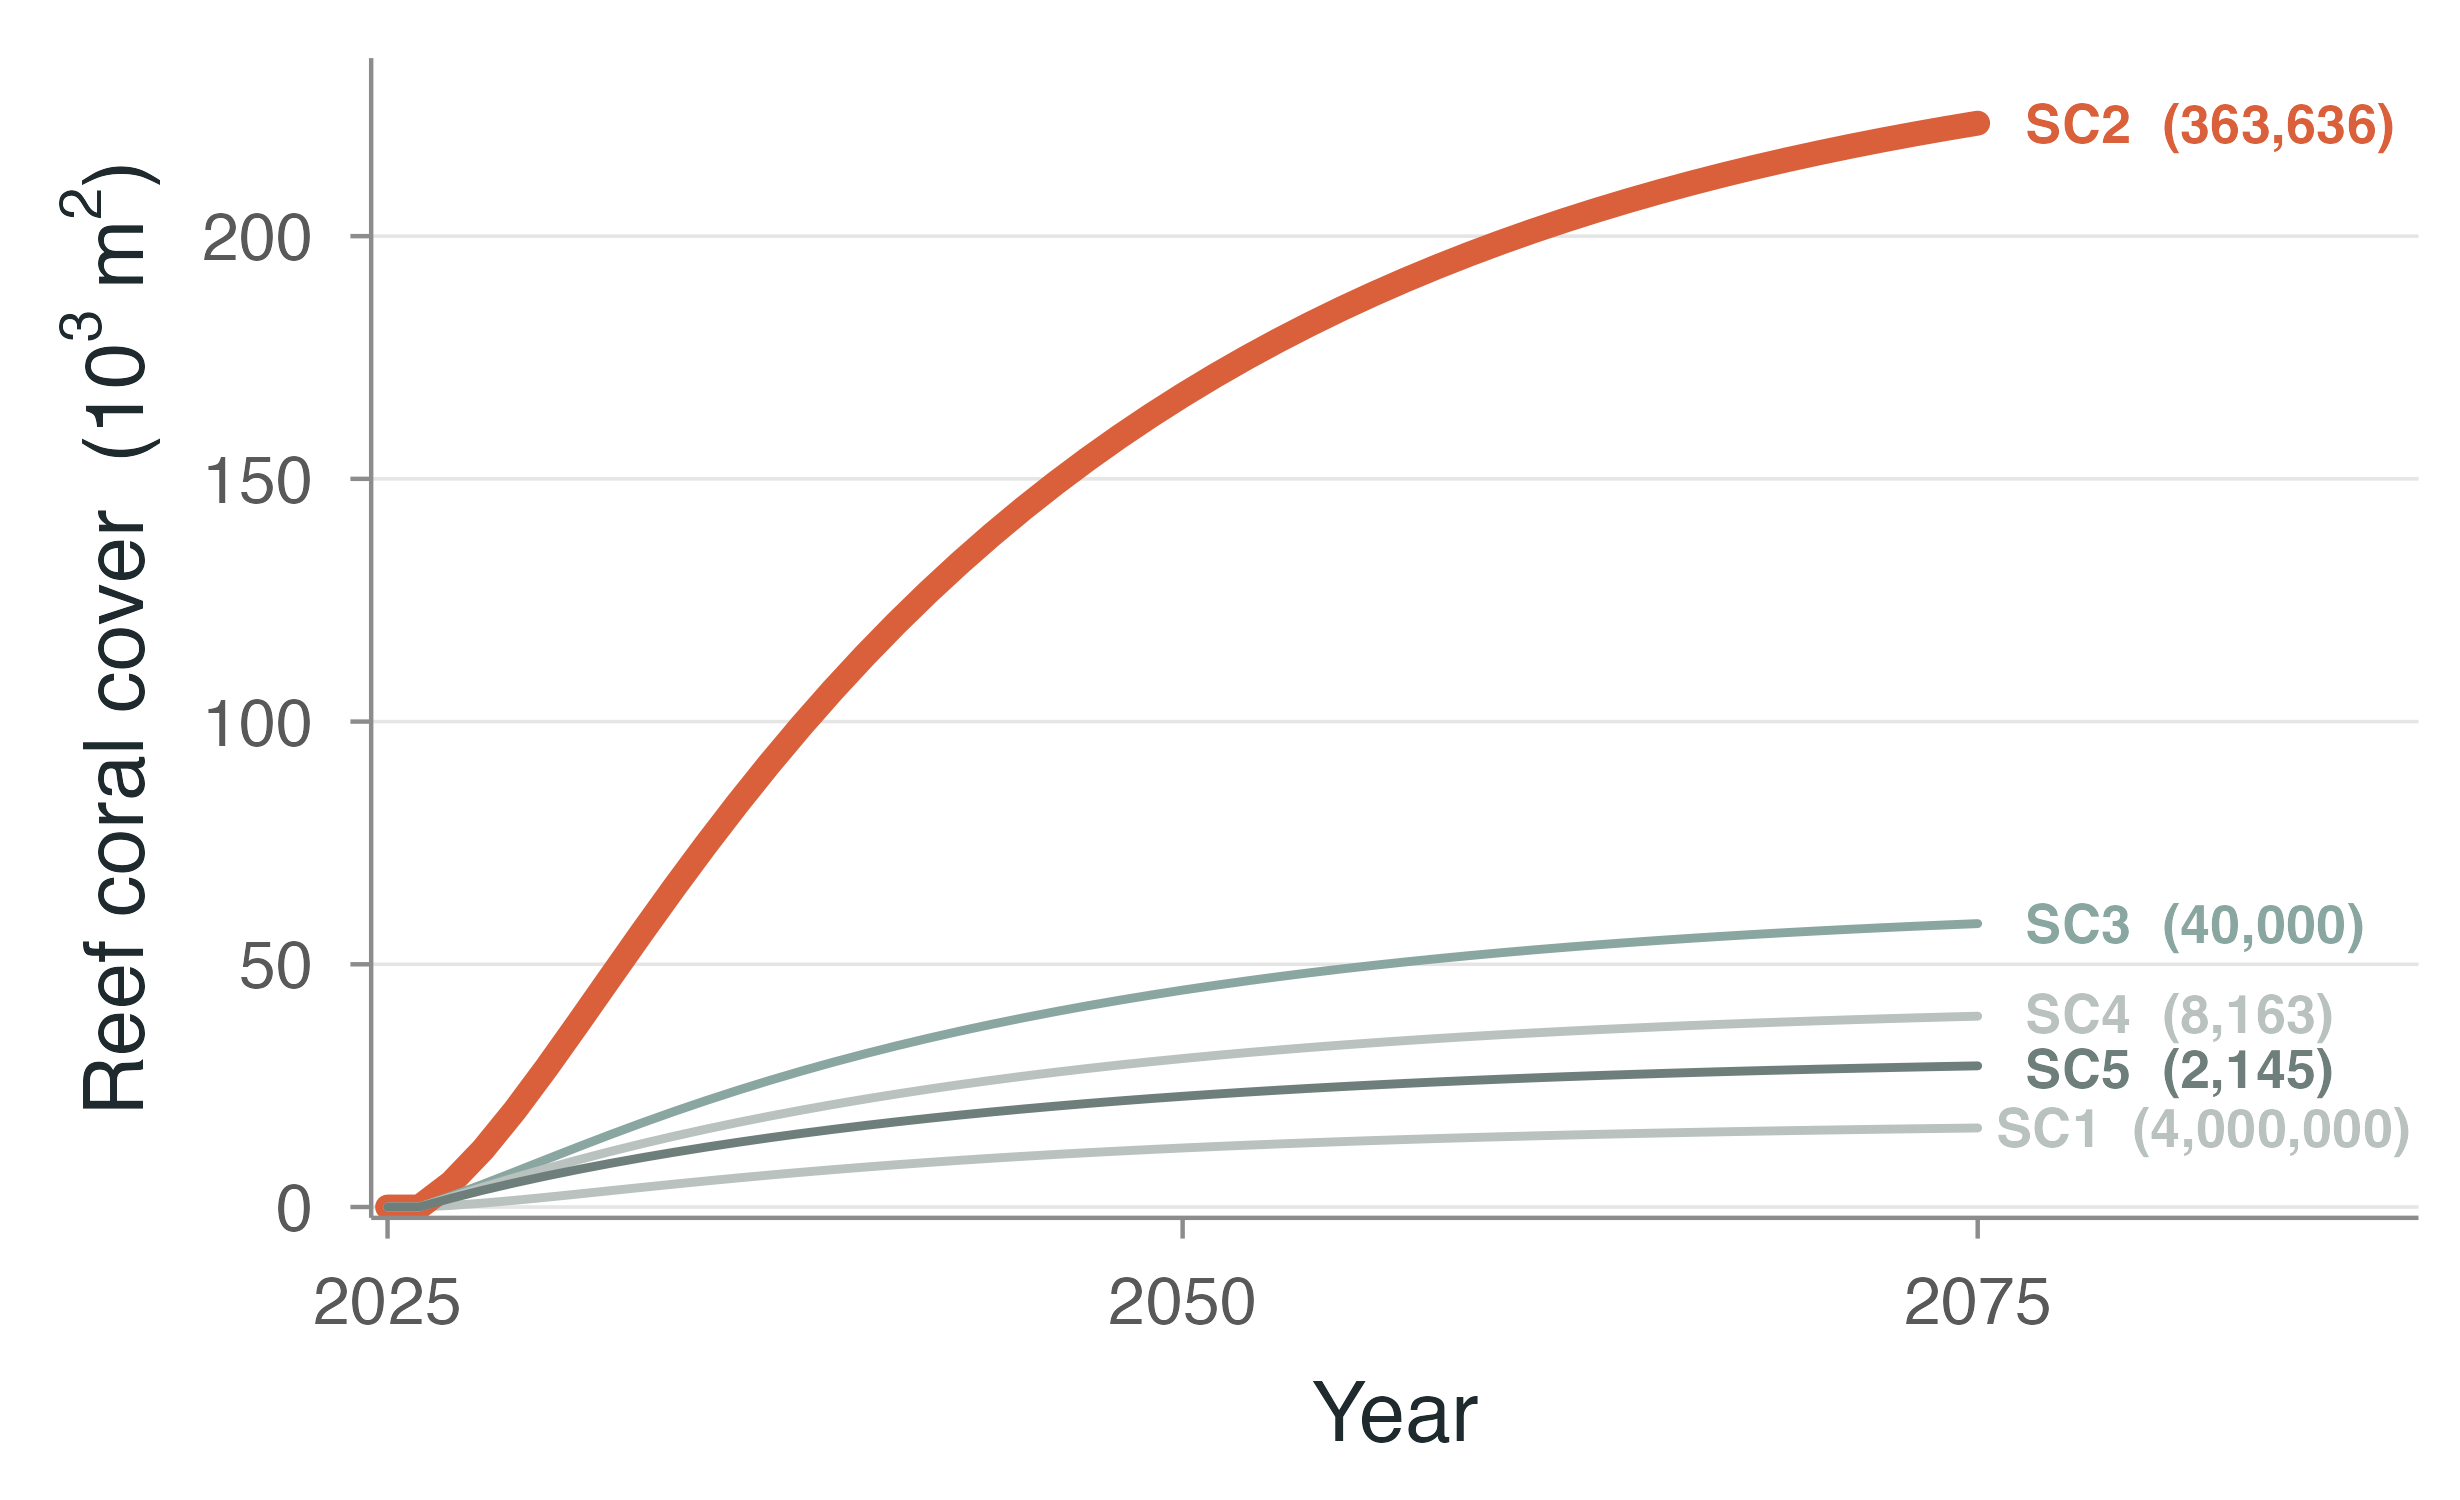

This figure's R source:
# fig4a_paper.R — faithful recreation of MAIN-TEXT Figure 4a, in the deck palette.
# Source of truth: rse_new_scenario_analyses.rmd, "# Figure 4 & SM" (line ~4424):
#   outplant a FIXED AREA (2,000 m^2) of a single size class each year for 50 yr,
#   real (size-increasing) survival, reef density-dependence OFF. SC2 wins.
# (Not presentation-figs/engine/fig4_data.R, which used a different area.)
# Created: 2026-07-20
setwd(path.expand("~/Detmer-2025-coral-RSE"))
suppressMessages(source("presentation-figs/theme_slide.R"))
suppressMessages(source("presentation-figs/engine/setup_base.R"))
suppressMessages(library(tidyverse))

## ---- reproduce the main-text Fig 4 model loop (verbatim params) ----
area_out <- 2000                                   # avg area covered by a full orchard (m^2)
lambda_R_12345 <- round(area_out/(A_mids*0.0001))  # # individuals of each SC to keep area fixed
out_sizes <- c(1,2,3,4,5)

rest_pars <- rest_pars_def
rest_pars$reef_prop <- c(1,1)
rest_pars$reef_yield <- 1

dens_pars.r <- list(); dens_pars.r[[1]] <- list()
dens_pars.r[[1]][[1]] <- 0; dens_pars.r[[1]][[2]] <- 0; dens_pars.r[[1]][[3]] <- 0

N0.l <- list(); N0.l[[1]] <- 0; N0.l[[2]] <- 0

mod_area <- matrix(NA, nrow = years, ncol = 5)
for(j in 1:5){
  lambda_R_j <- lambda_R_12345[j]
  size_props <- matrix(NA, nrow = length(lab_treatments), ncol = n)
  size_props[1, ] <- rep(0, 5); size_props[1, out_sizes[j]] <- 1
  size_props[2, ] <- size_props[1, ]                # mirror (2nd lab treatment inactive here)
  lab_pars <- list(s0 = matrix(1, nrow = years, ncol = 2), s1 = matrix(1, nrow = years, ncol = 2),
                   m0 = 0, m1 = 0, sett_props = list(T1 = 1),
                   size_props = size_props, size_props1 = size_props1)
  sim_j <- rse_mod1(years, n, A_mids, surv_pars.rc, surv_pars.r, dens_pars.r, growth_pars.r,
                    shrink_pars.r, frag_pars.r, fec_pars.r, surv_pars.o, dens_pars.o, growth_pars.o,
                    shrink_pars.o, frag_pars.o, fec_pars.o, lambda, lambda_R = lambda_R_j, sigma_s,
                    sigma_f, ext_rand, seeds, dist_yrs, dist_pars.r, dist_effects.r, dist_pars.o,
                    dist_effects.o, orchard_treatments, reef_treatments, lab_treatments, lab_pars,
                    rest_pars, N0.r, N0.o, N0.l)
  mod_area[,j] <- model_summ(model_sim = sim_j, location = "reef", metric = "area_m2",
                             n_reef = length(reef_treatments), n_orchard = length(orchard_treatments),
                             n_lab = length(lab_treatments))
}
cat("winner (max 50-yr cover):", paste0("SC", which.max(mod_area[nrow(mod_area),])),
    " | SC cover @50yr (m2):", paste(round(mod_area[nrow(mod_area),]), collapse=", "), "\n")

## ---- tidy + plot in deck palette ----
n_out <- setNames(lambda_R_12345, paste0("SC", 1:5))
df <- as.data.frame(mod_area) |> setNames(paste0("SC", 1:5)) |>
  mutate(year = 2025 + (row_number()-1)) |>
  pivot_longer(-year, names_to = "sc", values_to = "cover") |>
  mutate(hero = sc == "SC2")

CC <- DECK$coral; INK <- DECK$ink; MU <- DECK$mute
SC_COLS <- c(SC1="#B9C2BE", SC2=CC, SC3="#8AA6A1", SC4="#B9C2BE", SC5="#6E7F7B")
ends <- df |> group_by(sc) |> slice_max(year) |> ungroup() |> mutate(k=paste0(sc,"  (",scales::comma(n_out[sc]),")"))

p <- ggplot(df, aes(year, cover/1000, color = sc, linewidth = hero, group = sc)) +
  geom_line(lineend = "round") +
  scale_color_manual(values = SC_COLS, guide = "none") +
  scale_linewidth_manual(values = c(`FALSE`=1.0, `TRUE`=2.8), guide = "none") +
  scale_x_continuous(breaks = seq(2025,2075,25), expand = expansion(mult = c(0.01, 0.24))) +
  scale_y_continuous(expand = expansion(mult = c(0.01, 0.06))) +
  # direct end labels (size class + number outplanted)
  ggrepel::geom_text_repel(data = ends, aes(label = k, color = sc), hjust = 0, nudge_x = 1.5,
                           direction = "y", segment.color = NA, size = 4.6, fontface = "bold",
                           box.padding = 0.12, seed = 1) +
  labs(x = "Year", y = expression("Reef coral cover  ("*10^3~m^2*")")) +
  theme_slide(base_size = 20) +
  theme(plot.margin = margin(14, 10, 12, 12)) +
  coord_cartesian(clip = "off")

save_slide(p, "fig4a_paper.png", w = 8.2, h = 5.0)
cat("done fig4a_paper\n")
